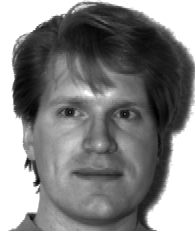
#> input picture ML_homework_7/Yale_Face_Database/Training/subject01.centerlight.pgm, 195 x 231 px, found by its file name; its folder holds 4 pictures in this run
$ jupyter execute --allow-errors fisherfaces.ipynb   (shell and % lines are left out)   (older library calls are emulated)
#> lines starting #> are read from the running program, lines starting #| are printed output that depends on the picture
[cell 1]
from PIL import Image
import os
import matplotlib.pyplot as plt
import matplotlib
import numpy as np
import cv2 as cv
from scipy.spatial.distance import cdist
from scipy.spatial.distance import pdist,squareform
#----------------------------------------------------------------
def dataloader(path,H,W):
    pictures = os.listdir(path)
    images = np.zeros((H*W,len(pictures)))
    labels = np.zeros(len(pictures))
    for i,picture in zip(np.arange(len(pictures)),pictures):
        labels[i] = int(picture.split('.')[0][7:9])-1
        image = np.asarray(Image.open(os.path.join(path,picture)).resize((W,H),Image.ANTIALIAS)).flatten()
        images[:,i] = image
    return images , labels
#----------------------------------------------------------------
# [44 lines left out: functions show_eigenfaces, reconstruct, pca, not called in this run]

#----------------------------------------------------------------
def lda(x,y,dim):
    #https://blog.csdn.net/kuweicai/article/details/79330524
    #https://blog.csdn.net/matrix_space/article/details/51375691
    #https://blog.csdn.net/SongGu1996/article/details/99560964 it has multiple situation
    N = x.shape[0]
    X_mean = np.mean(x,axis = 1).reshape(-1,1)

    classes_mean = np.zeros((N,15))
    count_class = []
    for i in range(15):
        class_blong_tuple = np.where(y == i)
        class_blong=[]
        count = 0
        for j in class_blong_tuple:
            for k in j:
                k = int(k)
                class_blong.append(k)
        for j in range(len(class_blong)):
            classes_mean[:,i]  = classes_mean[:,i] + x[:,class_blong[j]]
            count = count +1
        classes_mean[:,i] = classes_mean[:,i] / count
        count_class.append(count)

    #S_W within-class
    S_W = np.zeros((N,N))
    for i in range(15):
        class_blong_tuple = np.where(y == i)
        class_blong=[]
        count = 0
        for j in class_blong_tuple:
            for k in j:
                k = int(k)
                class_blong.append(k)
        for j in range(len(class_blong)):
            temp = x[:,class_blong[j]].reshape(-1,1)-classes_mean[:,i].reshape(-1,1)
            S_W  = S_W + np.dot(temp,temp.T)


    #S_B between-class
    S_B = np.zeros((N,N))
    for i in range(15):
        temp = classes_mean[:,i].reshape(-1,1)-X_mean
        S_B =S_B + np.dot(temp,temp.T) * count_class[i]


    eigenvalues , eigenvectors = np.linalg.eigh(np.dot(np.linalg.inv(S_W),S_B))
    sort_index = np.argsort(-eigenvalues)
    sort_index = sort_index[:dim]

    eigenvalues=np.asarray(eigenvalues[sort_index].real,dtype='float')
    eigenvectors=np.asarray(eigenvectors[:,sort_index].real,dtype='float')

    return eigenvalues , eigenvectors , X_mean
#----------------------------------------------------------------
#----------------------------------------------------------------

#> (the rest of this cell did not finish here and is left out)

#> `X_train,y_train = dataloader(filepath,H,W)`: y_train = [0, 0, 0, 0]
#| (5625, 4)
    print(X_train.shape)

    eigenvalues_lda , eigenvectors_lda , X_mean = lda(X_train,y_train,dim)
#> in lda, `X_mean = np.mean(x,axis = 1).reshape(-1,1)`: X_mean = 5625 values, max 255 at index 23, min 5.75 at index 2684, mean 137.7
#> the loop in lda, `for i in range(15):` made 15 passes
#> class_blong_tuple on passes 1 to 12: ([0, 1, 2, 3],), (empty array,), (empty array,), (empty array,), (empty array,), (empty array,), (empty array,), (empty array,), (empty array,), (empty array,), (empty array,), (empty array,)
#> after the loop in lda, `for i in range(15):`: count_class = [4, 0, 0, 0, 0, 0, 0, 0, 0, 0, 0, 0, 0, 0, 0]
#> after the loop in lda, `for i in range(15):`:
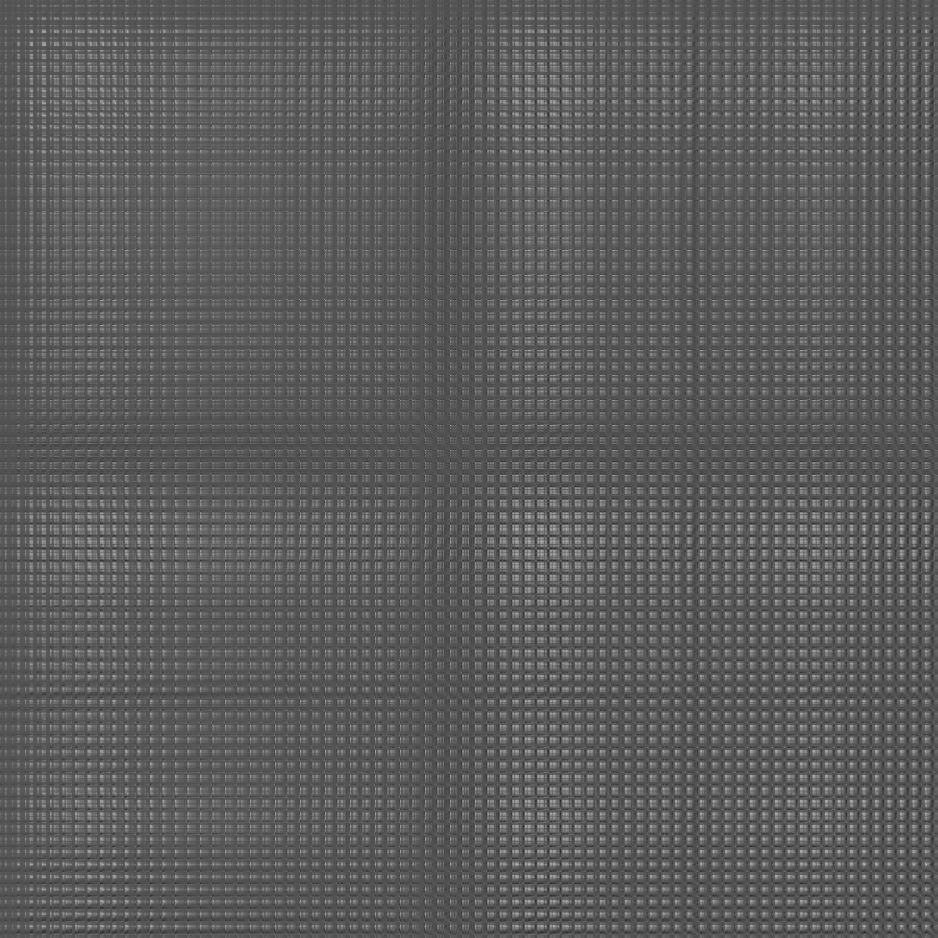
#> S_W: shape (5625, 5625) float64 (shown at 1/6 size); min -28574.5, max 59910.8, mean 3604.2; drawn with min black and max white
    eigenfaces_lda = eigenvectors_lda


    show_eigenfaces(eigenfaces_lda,25,H,W)

    lda_data = np.dot(eigenfaces_lda.T,X_train)

    X_recover = np.dot(eigenfaces_lda,lda_data)
    reconstruct(X_train,X_recover,number,H,W)

[cell 2]
# [20 lines left out: function testing, not called in this run]

#> (the rest of this cell did not finish here and is left out)

    accuracy = testing(X_test,y_test,lda_data,y_train,eigenfaces_lda,X_mean,k)
    print("Accuracy is %.3f"%accuracy)

[cell 3]
#----------------------------------------------------------------
def kernel_trick2(x1,x2,gamma):
    ###Compute RBF kernel
    K   = np.exp(-gamma*cdist(x1,x2,'sqeuclidean'))
    ###Compute Polynomial kernel
    K = np.dot(x1,x2.T)+gamma
    K = K**2
    ###Compute linear kernel
    K= np.dot(x1,x2.T)
    return K
#----------------------------------------------------------------
def kernel_lda(x,y,dim,gamma):
    #https://zhuanlan.zhihu.com/p/92359921
    N = x.shape[0]
    X_mean = np.mean(x,axis = 1).reshape(-1,1)

    classes_mean = np.zeros((N,15))
    count_class = []
    for i in range(15):
        class_blong_tuple = np.where(y == i)
        class_blong=[]
        count = 0
        for j in class_blong_tuple:
            for k in j:
                k = int(k)
                class_blong.append(k)
        for j in range(len(class_blong)):
            classes_mean[:,i]  = classes_mean[:,i] + x[:,class_blong[j]]
            count = count +1
        classes_mean[:,i] = classes_mean[:,i] / count
        count_class.append(count)

    #S_B between-class
    S_B = np.zeros((N,N))
    for i in range(15):
        temp = kernel_trick2(classes_mean[:,i].reshape(-1,1),X_mean,gamma)
        S_B =S_B + temp * count_class[i]


    #S_W within-class
    S_W = np.zeros((N,N))
    for i in range(15):
        class_blong_tuple = np.where(y == i)
        class_blong=[]
        count = 0
        for j in class_blong_tuple:
            for k in j:
                k = int(k)
                class_blong.append(k)
        for j in range(len(class_blong)):
            temp = kernel_trick2(x[:,class_blong[j]].reshape(-1,1),classes_mean[:,i].reshape(-1,1),gamma)
            S_W  = S_W + np.dot(temp,temp.T)

    eigenvalues , eigenvectors = np.linalg.eigh(np.dot(np.linalg.inv(S_W),S_B))
    sort_index = np.argsort(-eigenvalues)
    sort_index = sort_index[:dim]

    eigenvalues=np.asarray(eigenvalues[sort_index].real,dtype='float')
    eigenvectors=np.asarray(eigenvectors[:,sort_index].real,dtype='float')

    kernel_lda_data = np.dot(eigenvectors.T,x)
    print("kernel_lda_data shape is ",kernel_lda_data.shape)

    return eigenvalues , eigenvectors , kernel_lda_data
#----------------------------------------------------------------
# [21 lines left out: function kernel_testing, not called in this run]
#----------------------------------------------------------------
#> (the rest of this cell did not finish here and is left out)

#> `X_train,y_train = dataloader(filepath,H,W)`: X_train = 2500 rows, first 6: [255, 255, 228, 144], [255, 255, 228, 172], [255, 255, 228, 196], [255, 255, 228, 209], [255, 255, 228, 201], [255, 255, 228, 240]
    eigenvalues , eigenvectors , kernel_lda_data = kernel_lda(X_train,y_train,dim,gamma)
#> in kernel_lda, `X_mean = np.mean(x,axis = 1).reshape(-1,1)`: X_mean = 2500 values, max 255 at index 31, min 13 at index 1189, mean 137.6
#> the loop in kernel_lda, `for i in range(15):` made 15 passes
#> after the loop in kernel_lda, `for i in range(15):`: count_class = [4, 0, 0, 0, 0, 0, 0, 0, 0, 0, 0, 0, 0, 0, 0]
#> the loop in kernel_lda, `for i in range(15):` made 15 passes
#> pass 1, in kernel_trick2, `K = np.dot(x1,x2.T)+gamma`:
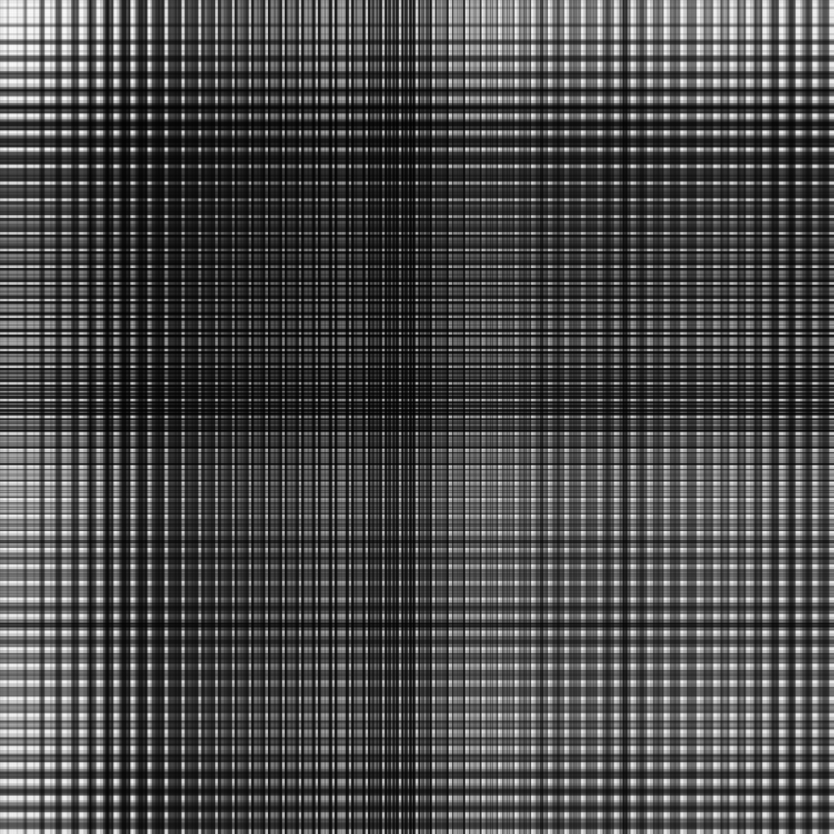
#> K: shape (2500, 2500) float64 (shown at 1/3 size); min 169, max 65025, mean 18946.4; drawn with min black and max white
#> pass 1, in kernel_trick2, `K = K**2`:
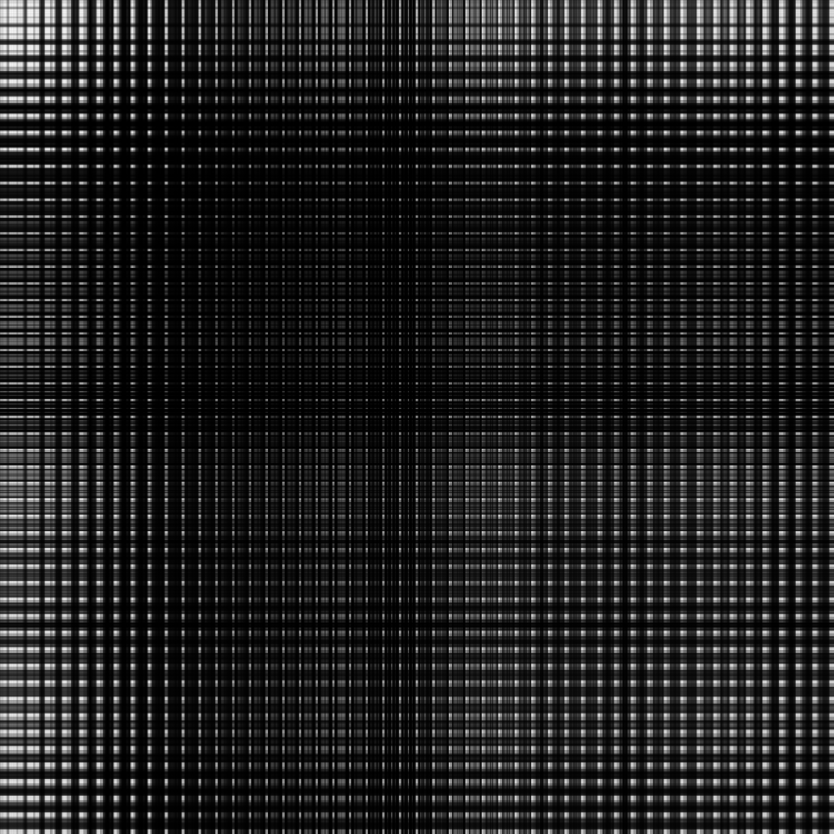
#> K: shape (2500, 2500) float64 (shown at 1/3 size); min 28561, max 4.23e+09, mean 547492151.5; drawn with min black and max white
#> after the loop in kernel_lda, `for i in range(15):`: S_B: shape (2500, 2500) float64; every value is NaN or infinite
#> the loop in kernel_lda, `for i in range(15):` made 15 passes
#> pass 1, in kernel_trick2 (call 16), `K = np.dot(x1,x2.T)+gamma`:
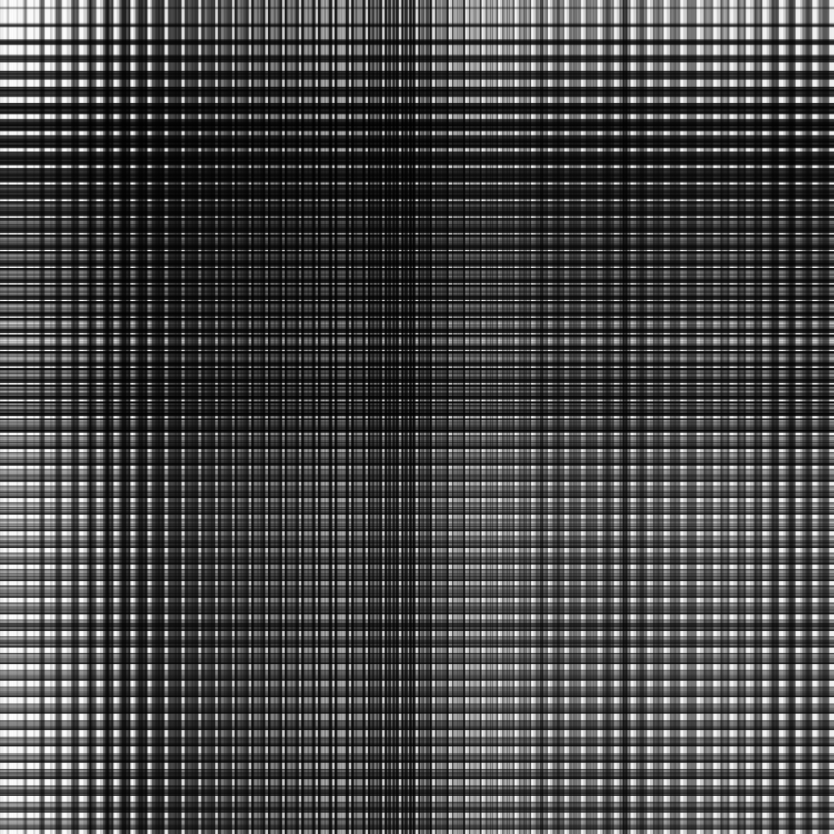
#> K: shape (2500, 2500) float64 (shown at 1/3 size); min 52, max 65025, mean 18141.1; drawn with min black and max white
#> pass 1, in kernel_trick2 (call 16), `K = K**2`:
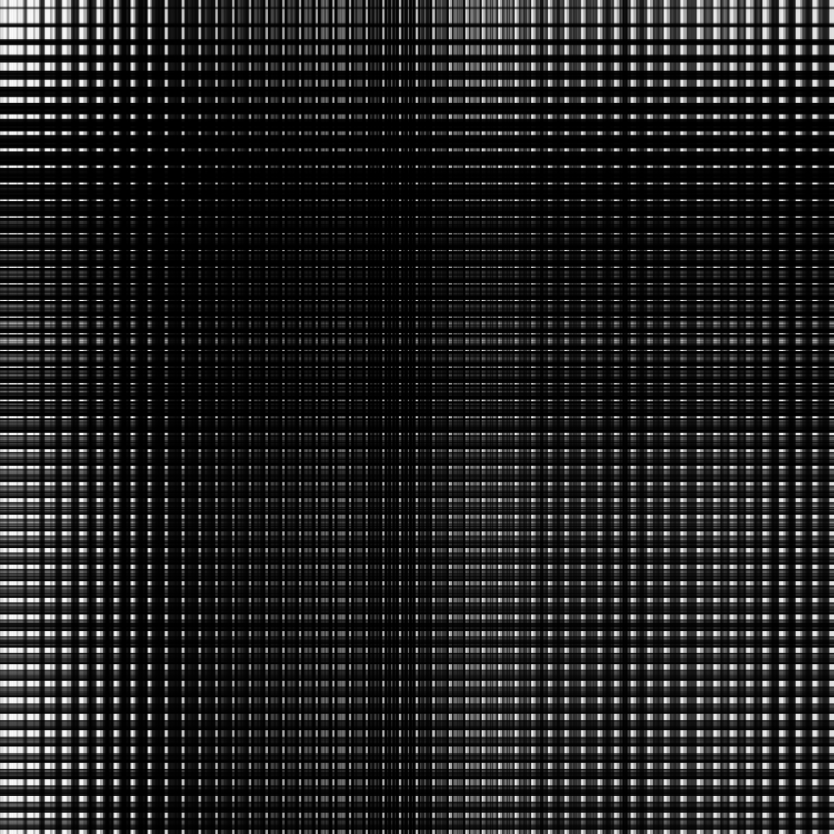
#> K: shape (2500, 2500) float64 (shown at 1/3 size); min 2704, max 4.23e+09, mean 562982670.3; drawn with min black and max white
#> after the loop in kernel_lda, `for i in range(15):`:
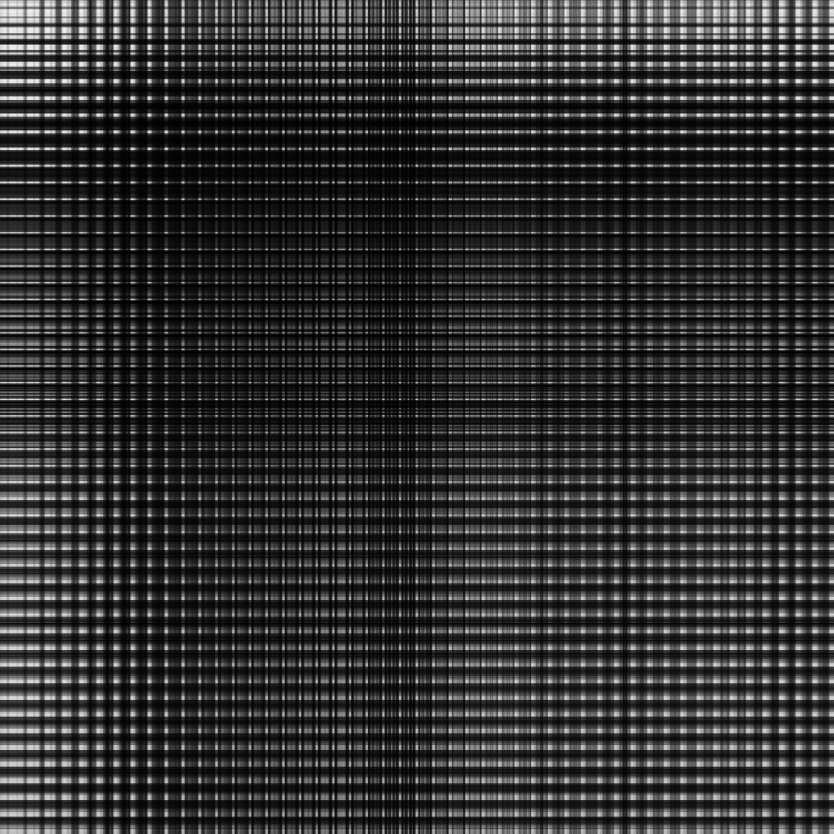
#> temp: shape (2500, 2500) float64 (shown at 1/3 size); min 0, max 65025, mean 12536; drawn with min black and max white


    #test and calculate accuracy
    filepath = "./Yale_Face_Database/Testing"
    k=5
    X_test , y_test = dataloader(filepath,H,W)
    accuracy = kernel_testing(X_test,y_test,X_train,eigenvectors,k,gamma,kernel_lda_data)
    print("Accuracy is %.3f"%accuracy)
